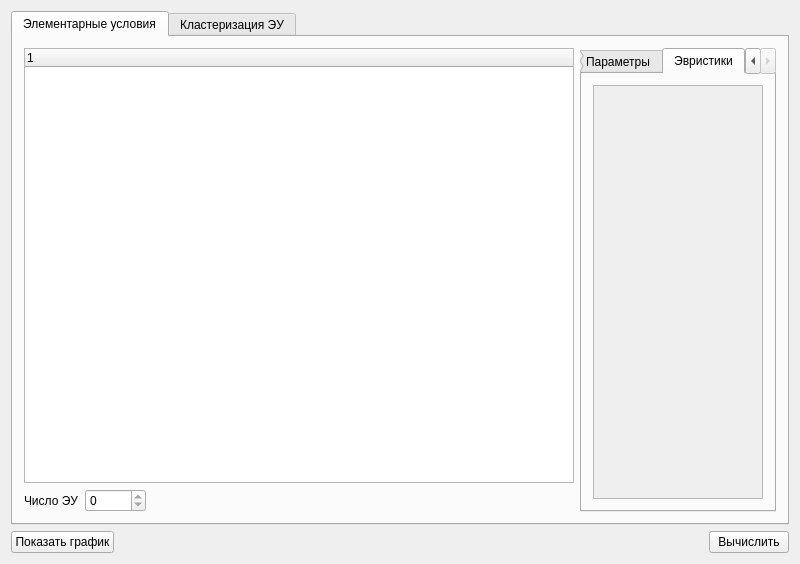
<?xml version="1.0" encoding="UTF-8"?>
<ui version="4.0">
 <class>stage1Class</class>
 <widget class="QWidget" name="stage1Class">
  <property name="geometry">
   <rect>
    <x>0</x>
    <y>0</y>
    <width>800</width>
    <height>564</height>
   </rect>
  </property>
  <property name="sizePolicy">
   <sizepolicy hsizetype="MinimumExpanding" vsizetype="MinimumExpanding">
    <horstretch>0</horstretch>
    <verstretch>0</verstretch>
   </sizepolicy>
  </property>
  <property name="minimumSize">
   <size>
    <width>800</width>
    <height>0</height>
   </size>
  </property>
  <property name="windowTitle">
   <string>Отбор конкретных ЭУ</string>
  </property>
  <layout class="QVBoxLayout" name="verticalLayout">
   <item>
    <layout class="QHBoxLayout" name="horizontalLayout_2">
     <item>
      <widget class="QTabWidget" name="tabWidget">
       <property name="sizePolicy">
        <sizepolicy hsizetype="Expanding" vsizetype="Expanding">
         <horstretch>0</horstretch>
         <verstretch>0</verstretch>
        </sizepolicy>
       </property>
       <property name="currentIndex">
        <number>0</number>
       </property>
       <widget class="QWidget" name="tab">
        <attribute name="title">
         <string>Элементарные условия</string>
        </attribute>
        <layout class="QHBoxLayout" name="horizontalLayout_3">
         <item>
          <layout class="QVBoxLayout" name="verticalLayout_2">
           <item>
            <layout class="QHBoxLayout" name="horizontalLayout_classSelect"/>
           </item>
           <item>
            <widget class="QTreeWidget" name="treeWidget_ECs">
             <property name="sizePolicy">
              <sizepolicy hsizetype="MinimumExpanding" vsizetype="MinimumExpanding">
               <horstretch>1</horstretch>
               <verstretch>5</verstretch>
              </sizepolicy>
             </property>
             <property name="minimumSize">
              <size>
               <width>550</width>
               <height>0</height>
              </size>
             </property>
             <property name="maximumSize">
              <size>
               <width>1230</width>
               <height>750</height>
              </size>
             </property>
             <property name="columnCount">
              <number>1</number>
             </property>
             <column>
              <property name="text">
               <string notr="true">1</string>
              </property>
             </column>
            </widget>
           </item>
           <item>
            <layout class="QHBoxLayout" name="horizontalLayout_5">
             <item>
              <layout class="QFormLayout" name="formLayout_number">
               <property name="fieldGrowthPolicy">
                <enum>QFormLayout::ExpandingFieldsGrow</enum>
               </property>
               <item row="0" column="0">
                <widget class="QLabel" name="Label">
                 <property name="text">
                  <string>Число ЭУ</string>
                 </property>
                </widget>
               </item>
               <item row="0" column="1">
                <widget class="QSpinBox" name="SpinBox_numberOfEC">
                 <property name="readOnly">
                  <bool>true</bool>
                 </property>
                 <property name="maximum">
                  <number>99999</number>
                 </property>
                </widget>
               </item>
              </layout>
             </item>
             <item>
              <layout class="QHBoxLayout" name="horizontalLayout_selectionManager"/>
             </item>
            </layout>
           </item>
          </layout>
         </item>
         <item>
          <widget class="QTabWidget" name="tabWidget_2">
           <property name="currentIndex">
            <number>2</number>
           </property>
           <property name="tabsClosable">
            <bool>false</bool>
           </property>
           <widget class="QWidget" name="tab_3">
            <attribute name="title">
             <string>Фильтры</string>
            </attribute>
            <layout class="QHBoxLayout" name="horizontalLayout_4">
             <item>
              <widget class="QScrollArea" name="scrollArea_3">
               <property name="frameShape">
                <enum>QFrame::StyledPanel</enum>
               </property>
               <property name="frameShadow">
                <enum>QFrame::Plain</enum>
               </property>
               <property name="widgetResizable">
                <bool>true</bool>
               </property>
               <widget class="QWidget" name="scrollAreaWidgetContents_3">
                <property name="geometry">
                 <rect>
                  <x>0</x>
                  <y>0</y>
                  <width>59</width>
                  <height>40</height>
                 </rect>
                </property>
                <layout class="QVBoxLayout" name="verticalLayout_6">
                 <item>
                  <widget class="QWidget" name="widget_ecFilters" native="true">
                   <property name="sizePolicy">
                    <sizepolicy hsizetype="Preferred" vsizetype="Preferred">
                     <horstretch>1</horstretch>
                     <verstretch>0</verstretch>
                    </sizepolicy>
                   </property>
                   <property name="minimumSize">
                    <size>
                     <width>0</width>
                     <height>0</height>
                    </size>
                   </property>
                   <layout class="QVBoxLayout" name="verticalLayout_ecFilters"/>
                  </widget>
                 </item>
                </layout>
               </widget>
              </widget>
             </item>
            </layout>
           </widget>
           <widget class="QWidget" name="tab_4">
            <attribute name="title">
             <string>Параметры</string>
            </attribute>
            <layout class="QHBoxLayout" name="horizontalLayout_6">
             <item>
              <widget class="QScrollArea" name="scrollArea">
               <property name="frameShape">
                <enum>QFrame::StyledPanel</enum>
               </property>
               <property name="frameShadow">
                <enum>QFrame::Plain</enum>
               </property>
               <property name="verticalScrollBarPolicy">
                <enum>Qt::ScrollBarAsNeeded</enum>
               </property>
               <property name="horizontalScrollBarPolicy">
                <enum>Qt::ScrollBarAlwaysOff</enum>
               </property>
               <property name="widgetResizable">
                <bool>true</bool>
               </property>
               <widget class="QWidget" name="scrollAreaWidgetContents">
                <property name="geometry">
                 <rect>
                  <x>0</x>
                  <y>0</y>
                  <width>59</width>
                  <height>22</height>
                 </rect>
                </property>
                <layout class="QVBoxLayout" name="verticalLayout_3">
                 <item>
                  <layout class="QVBoxLayout" name="verticalLayout_params"/>
                 </item>
                </layout>
               </widget>
              </widget>
             </item>
            </layout>
           </widget>
           <widget class="QWidget" name="tab_5">
            <attribute name="title">
             <string>Эвристики</string>
            </attribute>
            <layout class="QVBoxLayout" name="verticalLayout_4">
             <item>
              <widget class="QScrollArea" name="scrollArea_2">
               <property name="frameShape">
                <enum>QFrame::StyledPanel</enum>
               </property>
               <property name="frameShadow">
                <enum>QFrame::Plain</enum>
               </property>
               <property name="horizontalScrollBarPolicy">
                <enum>Qt::ScrollBarAlwaysOff</enum>
               </property>
               <property name="widgetResizable">
                <bool>true</bool>
               </property>
               <widget class="QWidget" name="scrollAreaWidgetContents_2">
                <property name="geometry">
                 <rect>
                  <x>0</x>
                  <y>0</y>
                  <width>166</width>
                  <height>413</height>
                 </rect>
                </property>
                <layout class="QVBoxLayout" name="verticalLayout_5">
                 <item>
                  <layout class="QVBoxLayout" name="verticalLayout_heuristics"/>
                 </item>
                 <item>
                  <spacer name="verticalSpacer">
                   <property name="orientation">
                    <enum>Qt::Vertical</enum>
                   </property>
                   <property name="sizeHint" stdset="0">
                    <size>
                     <width>20</width>
                     <height>313</height>
                    </size>
                   </property>
                  </spacer>
                 </item>
                </layout>
               </widget>
              </widget>
             </item>
            </layout>
           </widget>
          </widget>
         </item>
        </layout>
       </widget>
       <widget class="QWidget" name="tab_2">
        <attribute name="title">
         <string>Кластеризация ЭУ</string>
        </attribute>
        <layout class="QVBoxLayout" name="verticalLayout_clustering"/>
       </widget>
      </widget>
     </item>
    </layout>
   </item>
   <item>
    <layout class="QHBoxLayout" name="horizontalLayout">
     <item>
      <widget class="QPushButton" name="pushButton_showPlots">
       <property name="text">
        <string>Показать график</string>
       </property>
      </widget>
     </item>
     <item>
      <spacer name="horizontalSpacer">
       <property name="orientation">
        <enum>Qt::Horizontal</enum>
       </property>
       <property name="sizeHint" stdset="0">
        <size>
         <width>40</width>
         <height>20</height>
        </size>
       </property>
      </spacer>
     </item>
     <item>
      <widget class="QPushButton" name="pushButton_compute">
       <property name="text">
        <string>Вычислить</string>
       </property>
      </widget>
     </item>
    </layout>
   </item>
  </layout>
 </widget>
 <layoutdefault spacing="6" margin="11"/>
 <resources/>
 <connections/>
</ui>
